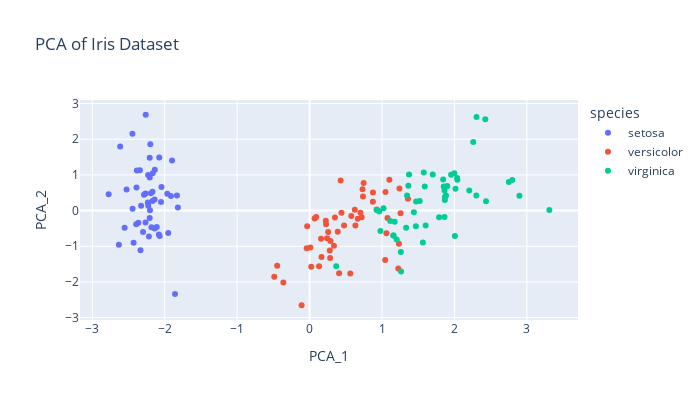

Here is the notebook cell this chart was saved with:
### Code cell
# Plottind the data in the PCA space
fig_pca = px.scatter(
    df_pca,
    x='PCA_1',
    y='PCA_2',
    color='species',
    width=700,
    height=400,
    title='PCA of Iris Dataset'
)
fig_pca.show()
